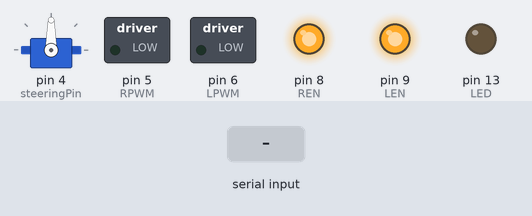
Simulated run of this sketch. Board: Arduino Uno, built with avr-gcc and run on an emulated ATmega328P. On the bench: servo, switched loads named in the sketch (green lamp = pin HIGH), output pins drawn as LEDs (lit = HIGH). Inputs (shaded band) come from the test bench.

Above: at 1.2 s.
1.3 s: "90,45\n" received over Serial
At 1.8 s:
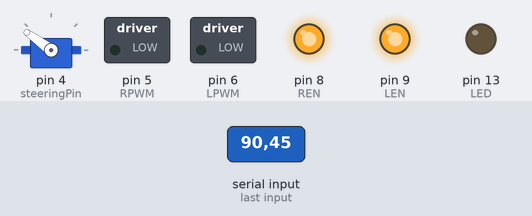
2.8 s: "30,150\n" received over Serial
At 3.2 s:
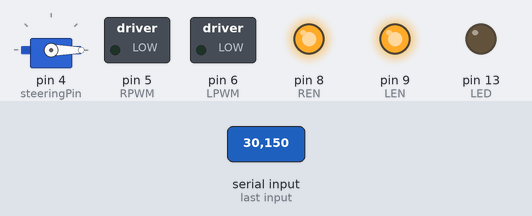
4.3 s: "1\n" received over Serial
At 5.3 s:
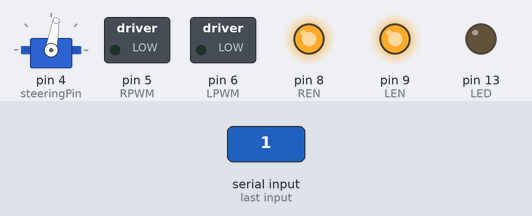
5.8 s: "30,150\n" received over Serial
At 6.5 s:
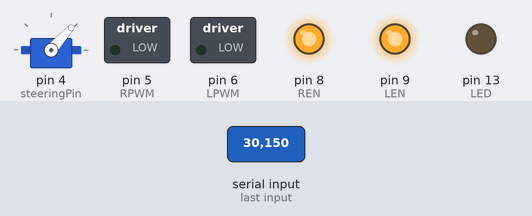
7.3 s: "90\n" received over Serial
At 7.6 s:
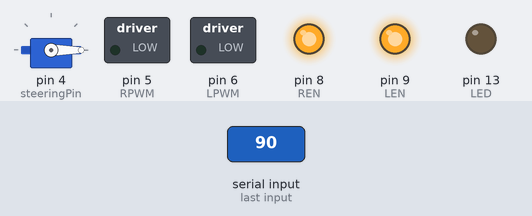
Timing chart, 0 to 9.8 s (numbered marks = the images above; inputs shaded):
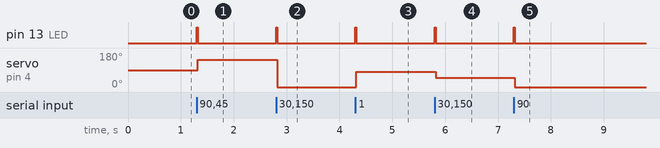

Measured:
- after the input at 1.3 s, pin 13 (LED): LOW → HIGH at once, → LOW 0.02 s later; servo on pin 4 (steeringPin): 90° → 144° at once
- after the input at 2.8 s, pin 13 (LED): LOW → HIGH at once, → LOW 0.02 s later; servo on pin 4 (steeringPin): 144° → 0° at once
- after the input at 4.3 s, pin 13 (LED): LOW → HIGH at once, → LOW 0.02 s later; servo on pin 4 (steeringPin): 0° → 80° at once
- after the input at 5.8 s, pin 13 (LED): LOW → HIGH at once, → LOW 0.02 s later; servo on pin 4 (steeringPin): 80° → 48° at once
- after the input at 7.3 s, pin 13 (LED): LOW → HIGH at once, → LOW 0.02 s later; servo on pin 4 (steeringPin): 48° → 0° at once

The sketch:

v1_corrigido.ino
```cpp
#include <Servo.h>

#define steeringPin 4
#define RPWM 5
#define LPWM 6
#define REN 8
#define LEN 9
#define LED 13


char comandos[5];
int steeringAngle, state, thrustPower;
int lastPwm=0;

Servo steering;


void setup() {
  steering.attach(steeringPin);
  steering.write(90);

  pinMode(RPWM,OUTPUT);
  pinMode(LPWM,OUTPUT);
  pinMode(REN,OUTPUT);
  pinMode(LEN,OUTPUT);
  pinMode(LED,OUTPUT);

  digitalWrite(REN,HIGH);
  digitalWrite(LEN,HIGH);
  digitalWrite(LED,LOW);


  Serial.begin(115200);


}


int charToHexa(char input){
  //Função que retorna o valor hexadecimal respectivo a um char.
  if(input >= 48 && input <= 57){
    return input-48;
  }
  else if(input>=65 && input <=70){
    return input-55;
  }
  else{
    return -1; //Retorna -1 em caso de erro.
  }
}


void loop() {
  if(Serial.available()>=5){
    digitalWrite(LED, HIGH);
    delay(20);
    digitalWrite(LED, LOW);

    for(int k=0;k<5;k++){
      comandos[k]=Serial.read();
    }

    int steerUp = charToHexa(comandos[0]);
    int steerDown = charToHexa(comandos[1]);
    steeringAngle = (16*steerUp)+steerDown;
    // CORRECAO: sem isso, um byte corrompido/fora da faixa podia mandar um valor
    // acima de ~200 pro servo, que a biblioteca Servo interpreta como microsegundos
    // de pulso em vez de graus -- comportamento sem sentido nenhum pro servo.
    steeringAngle = constrain(steeringAngle, 0, 180);

    state = comandos[2]-48;

    if(state != 0){
      int powerUp = charToHexa(comandos[3]);
      int powerDown = charToHexa(comandos[4]);

      thrustPower = (16*powerUp)+powerDown;
      // CORRECAO: mesma ideia -- garante 0-100% antes do map(), evitando um valor
      // corrompido virar um PWM fora de 0-255 depois do map().
      thrustPower = constrain(thrustPower, 0, 100);
      thrustPower = map (thrustPower, 0,100,0,255);

      if(state == 1){ //Frente.
        analogWrite(RPWM,thrustPower);
        analogWrite(LPWM,0);
        lastPwm=thrustPower;


      }else if (state==2){ //Estado = 2 (ré)
        analogWrite(RPWM,0);
        analogWrite(LPWM,thrustPower);
        lastPwm=thrustPower;

      }else{ //Estado = 1 -> freio brusco.
        analogWrite(RPWM,0);
        analogWrite(LPWM,0);
        // CORRECAO: sem isso, um proximo comando de "parar normal" (estado=0)
        // rampeava a partir desse valor antigo, dando um solavanco de potencia
        // no motor antes de parar de vez.
        lastPwm=0;

      }

      steering.write(steeringAngle);
    }else{ //Estado =0 -> parar normal.
        for(int k=lastPwm;k>=0;k--){
          analogWrite(RPWM,k);
          delay(5);
        }
        // CORRECAO: mesma razao do freio brusco -- zera pra evitar rampa fantasma
        // na proxima parada.
        lastPwm=0;
        steering.write(steeringAngle);


    }

  }
  // Removemos a parte de descarte de mensagens incompletas
}
```
